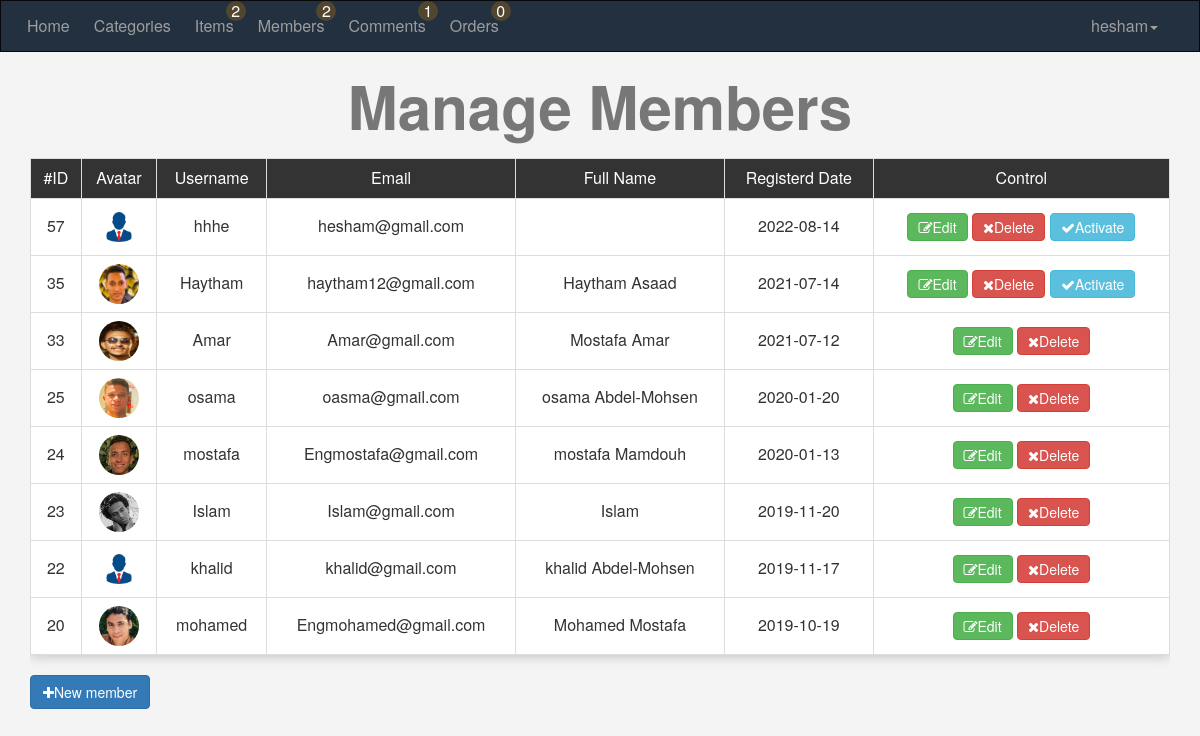
/admin/members.php (signed in), run on the app's committed database.
### tables this page shows
CREATE TABLE `users` (
  `UserId` int(11) NOT NULL COMMENT 'to identify user',
  `UserName` varchar(255) NOT NULL COMMENT 'user to login',
  `Password` varchar(255) NOT NULL COMMENT 'password to login',
  `Email` varchar(255) NOT NULL,
  `FullName` varchar(255) DEFAULT NULL,
  `GroupId` int(11) NOT NULL DEFAULT 0 COMMENT 'ideintify user group',
  `truststatus` int(11) NOT NULL DEFAULT 0 COMMENT 'seller rank',
  `Regstatus` int(11) NOT NULL DEFAULT 0 COMMENT 'user approval',
  `Date` date NOT NULL,
  `Avatar` varchar(255) DEFAULT NULL
);

### admin/members.php (the view, shortened to what this page needs)
<?php
	if(isset($_SESSION['user'])){
		include "in.php";
		$do="";
		if(isset($_GET['do'])){
				$do=$_GET['do'];
		}else{
				$do='Manage';
		}
		if($do=="Manage"){
			$query='';
			$stmt=$connect->prepare("select * from users where GroupId!=1 $query order by UserId DESC");
			$stmt->execute();
			$rows=$stmt->fetchAll();
			if(!empty($rows)){
?>
				<h1 class="text-center">Manage Members</h1>
				<div class="container">
					<div class="table-responsive">
						<table class="main-table manage-avatar text-center table table-bordered">
							<tr>
								<td>#ID</td>
								<td>Avatar</td>
								<td>Username</td>
								<td>Email</td>
								<td>Full Name</td>
								<td>Registerd Date</td>
								<td>Control</td>
							</tr>
							<?php
								foreach ($rows as $row) {
									echo "<tr>";
										echo "<td>".$row['UserId']."</td>";
										echo "<td>";
											if (empty($row['Avatar'])) {
												Echo "<img src='uploads/avatars/memberavatar/1.png' alt=''/>";
											}else{
												Echo "<img src='uploads\avatars\memberavatar\\".$row['UserId']."\\".$row['Avatar']."'alt=''/>";
											}
										Echo"</td>";
										echo "<td>".$row['UserName']."</td>";
										echo "<td>".$row['Email']."</td>";
										echo "<td>".$row['FullName']."</td>";
										echo "<td>".$row['Date']."</td>";
										echo "<td>
											<a href='members.php?do=Edit&UserId=".$row['UserId']."' class='btn btn-success'><i class='fa fa-edit'></i>Edit</a>
											<a href='members.php?do=Delete&UserId=".$row['UserId']."' class='btn btn-danger confirm'><i class='fa fa-close'></i>Delete</a>";
											if($row['Regstatus']==0){
												echo "<a href='members.php?do=Activate&UserId=".$row['UserId']."' class='btn btn-info activate'><i class='fa fa-check'></i>Activate</a>";
											}
										echo " </td>";
									echo "</tr>";
								}
							?>
						</table>
					</div>
					<a href='members.php?do=Add' class="btn btn-primary"><i class="fa fa-plus"></i>New member</a>
				</div>
<?php
			}
?>
<?php
		}
		include $tpl."footer.php";
	}else{
		header("location:index.php");
		exit();
	}
?>

### admin/layout/css/backend.css (style rules this page uses)
body { background: #F4F4F4; font-size: 16px; }
.manage-avatar tr td img { width: 40px; height: 40px; border-radius:50%; }
h1 { font-size: 60px; margin: 20px 0; font-weight: bold; color: #777; }
.main-table { -webkit-box-shadow: 0 3px 10px #CCC; -moz-box-shadow: 0 3px 10px #CCC; -o-box-shadow: 0 3px 10px #CCC; box-shadow: 0px 3px 10px #CCC; }
.main-table td { background: #FFF; vertical-align: middle !important; }
.main-table tr:first-child td { background: #333; color: #FFF; text-align:center; }
.main-table .btn { padding: 3px 10px; }
.activate { margin-left: 5px; }

### data on the page
users: UserId "57", UserName "hhhe", Email "hesham@gmail.com", Date "2022-08-14"
users: UserId "35", Avatar (picture), UserName "Haytham", Email "haytham12@gmail.com", FullName "Haytham Asaad", Date "2021-07-14"
users: UserId "33", Avatar (picture), UserName "Amar", Email "Amar@gmail.com", FullName "Mostafa Amar", Date "2021-07-12"
users: UserId "25", Avatar (picture), UserName "osama", Email "oasma@gmail.com", FullName "osama Abdel-Mohsen", Date "2020-01-20"
users: UserId "24", Avatar (picture), UserName "mostafa", Email "Engmostafa@gmail.com", FullName "mostafa Mamdouh", Date "2020-01-13"
users: UserId "23", Avatar (picture), UserName "Islam", Email "Islam@gmail.com", FullName "Islam", Date "2019-11-20"
users: UserId "22", UserName "khalid", Email "khalid@gmail.com", FullName "khalid Abdel-Mohsen", Date "2019-11-17"
users: UserId "20", Avatar (picture), UserName "mohamed", Email "Engmohamed@gmail.com", FullName "Mohamed Mostafa", Date "2019-10-19"

### other printed values
checkitem("Approve","items","0") "2"
checkitem("Regstatus","users","0") "2"
checkitem("Status","comments","0") "1"
checkitem("delivered","orders","0") "0"
$_SESSION['user'] "hesham"
